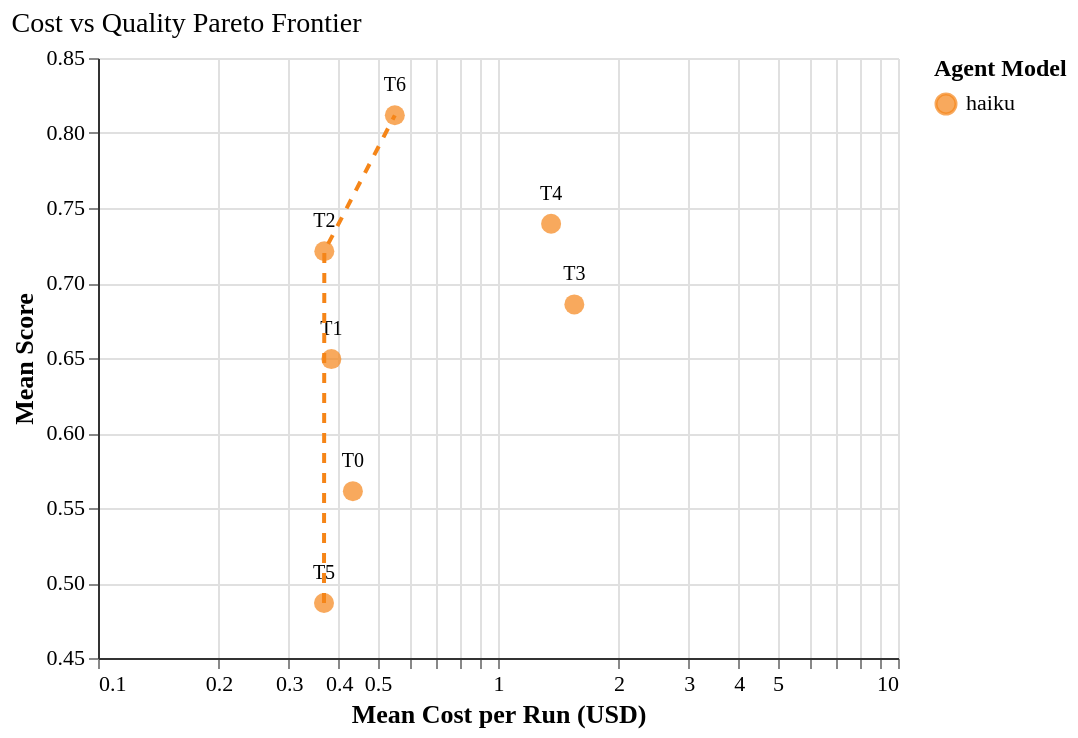

Write the Vega-Lite specification saved for this chart.
### Vega-Lite specification from a JSON file in a GitHub repository (floating-point values rounded to 4 significant figures)
{"config": {"font": "serif", "axis": {"labelFontSize": 11, "titleFontSize": 13, "gridColor": "#e0e0e0", "domainColor": "#333333"}, "legend": {"labelFontSize": 11, "titleFontSize": 12}, "title": {"fontSize": 14, "anchor": "start", "fontWeight": "normal"}, "view": {"stroke": null, "continuousWidth": 400, "continuousHeight": 300, "strokeWidth": 0}, "mark": {"tooltip": true}}, "layer": [{"data": {"name": "data-7b632ac069dd63a67f1e973f9715de4e"}, "mark": {"type": "circle", "size": 100}, "encoding": {"color": {"field": "agent_model", "scale": {"domain": ["haiku"], "range": ["#F58518"]}, "title": "Agent Model", "type": "nominal"}, "shape": {"field": "agent_model", "scale": {"domain": ["haiku"], "range": ["circle"]}, "type": "nominal"}, "tooltip": [{"field": "tier", "title": "Tier", "type": "ordinal"}, {"field": "agent_model", "title": "Model", "type": "nominal"}, {"field": "mean_cost", "format": "$.4f", "title": "Mean Cost", "type": "quantitative"}, {"field": "mean_score", "format": ".3f", "title": "Mean Score", "type": "quantitative"}, {"field": "is_pareto", "title": "Pareto Efficient", "type": "nominal"}], "x": {"field": "mean_cost", "scale": {"type": "log"}, "title": "Mean Cost per Run (USD)", "type": "quantitative"}, "y": {"field": "mean_score", "scale": {"domain": [0.45, 0.85]}, "title": "Mean Score", "type": "quantitative"}}}, {"data": {"name": "data-7b632ac069dd63a67f1e973f9715de4e"}, "mark": {"type": "text", "dy": -15, "fontSize": 10}, "encoding": {"color": {"value": "black"}, "text": {"field": "tier", "type": "ordinal"}, "x": {"field": "mean_cost", "type": "quantitative"}, "y": {"field": "mean_score", "type": "quantitative"}}}, {"data": {"name": "data-3ba1006fa8a9534c884534f025863679"}, "mark": {"type": "line", "strokeDash": [5, 5]}, "encoding": {"color": {"field": "agent_model", "scale": {"domain": ["haiku"], "range": ["#F58518"]}, "type": "nominal"}, "x": {"field": "mean_cost", "type": "quantitative"}, "y": {"field": "mean_score", "type": "quantitative"}}}], "title": "Cost vs Quality Pareto Frontier", "$schema": "https://vega.github.io/schema/vega-lite/v6.1.0.json", "datasets": {"data-7b632ac069dd63a67f1e973f9715de4e": [{"agent_model": "haiku", "tier": "T0", "mean_cost": 0.4337, "mean_score": 0.5612, "is_pareto": false}, {"agent_model": "haiku", "tier": "T1", "mean_cost": 0.3832, "mean_score": 0.6493, "is_pareto": false}, {"agent_model": "haiku", "tier": "T2", "mean_cost": 0.368, "mean_score": 0.7211, "is_pareto": true}, {"agent_model": "haiku", "tier": "T3", "mean_cost": 1.552, "mean_score": 0.6857, "is_pareto": false}, {"agent_model": "haiku", "tier": "T4", "mean_cost": 1.358, "mean_score": 0.7395, "is_pareto": false}, {"agent_model": "haiku", "tier": "T5", "mean_cost": 0.3673, "mean_score": 0.4867, "is_pareto": true}, {"agent_model": "haiku", "tier": "T6", "mean_cost": 0.5522, "mean_score": 0.8118, "is_pareto": true}], "data-3ba1006fa8a9534c884534f025863679": [{"agent_model": "haiku", "tier": "T5", "mean_cost": 0.3673, "mean_score": 0.4867, "is_pareto": true}, {"agent_model": "haiku", "tier": "T2", "mean_cost": 0.368, "mean_score": 0.7211, "is_pareto": true}, {"agent_model": "haiku", "tier": "T6", "mean_cost": 0.5522, "mean_score": 0.8118, "is_pareto": true}]}}
